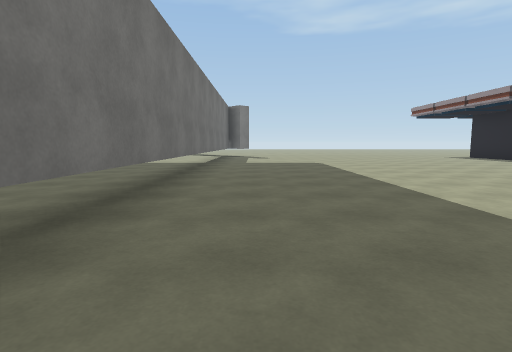
view 1 (above)

13 first-person views from a walk through a scene from a Unity 3-D project. The camera is 1.2 m above the floor, tilts 6° down and sees 80° across. The floor is counted in squares, 2 m on a side. Each view is taken from the middle of a square. On the plan, view 1 faces up. The plan holds only what a view shows up to about 9 squares ahead; the rest is blank. The place goes on beyond the plan. The player is left out. Some animated figures are left out. Door leaves are left out, so doorways stand open. Some surface patterns are stand-ins.

view 2
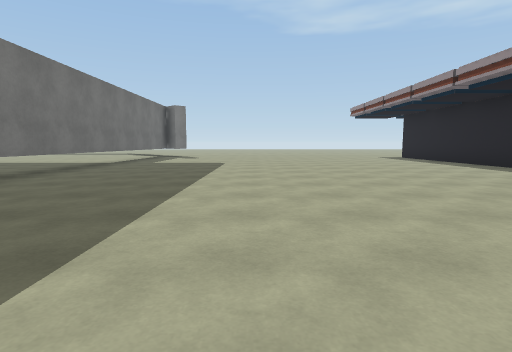

view 3
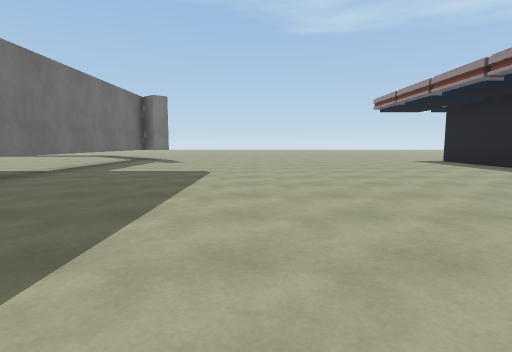

view 4
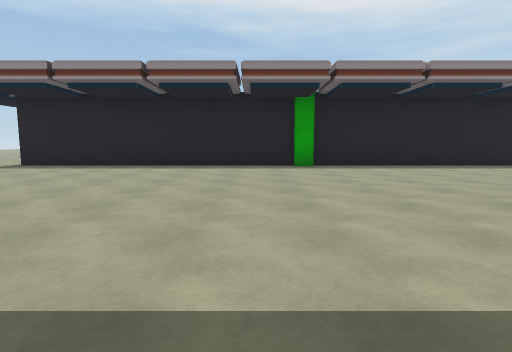

view 5
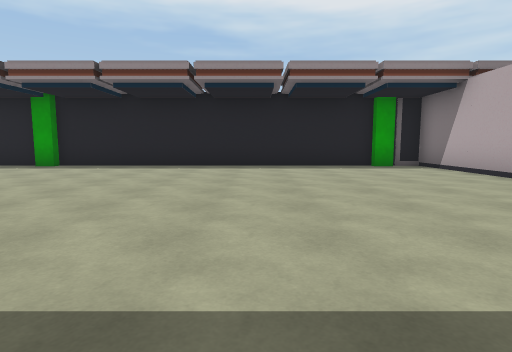

view 6
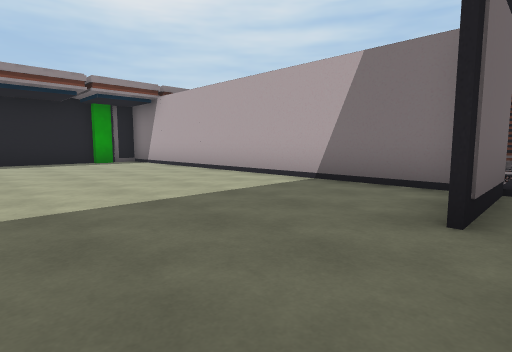

view 7
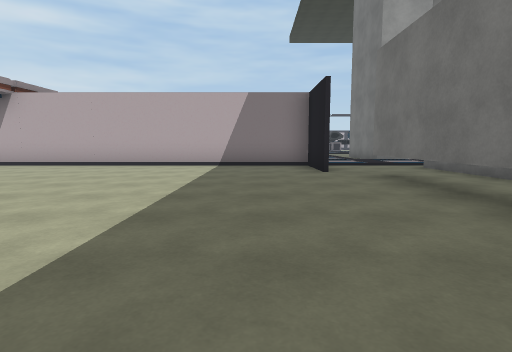

view 8
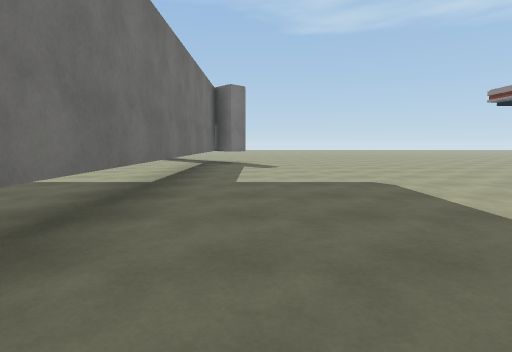

view 9
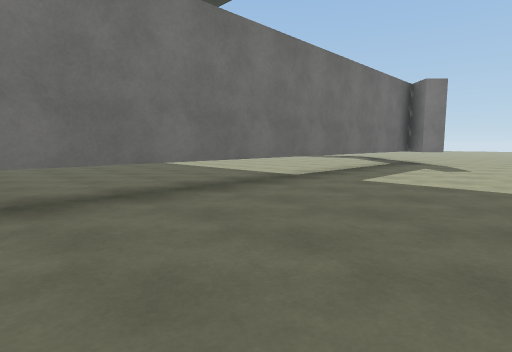

view 10
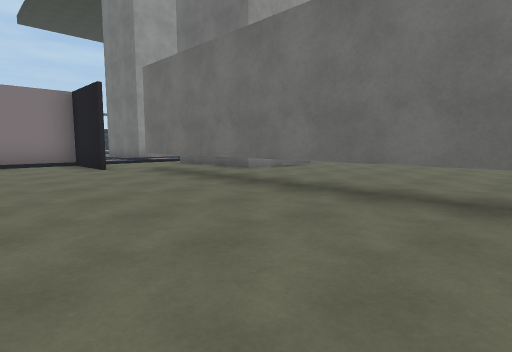

view 11
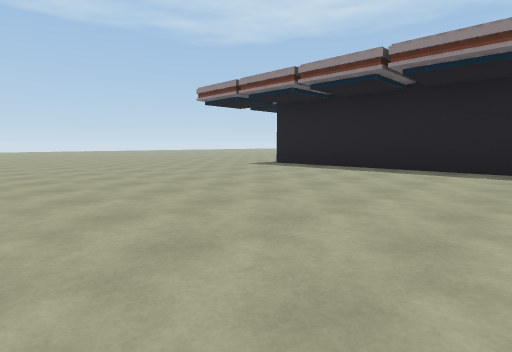

view 12
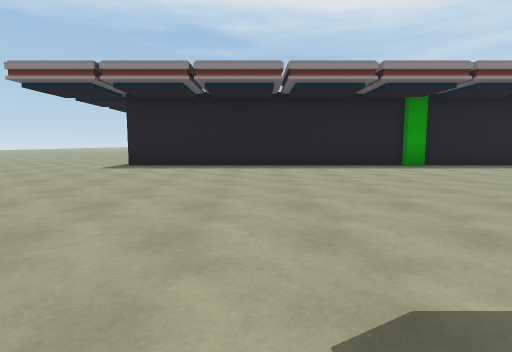

view 13
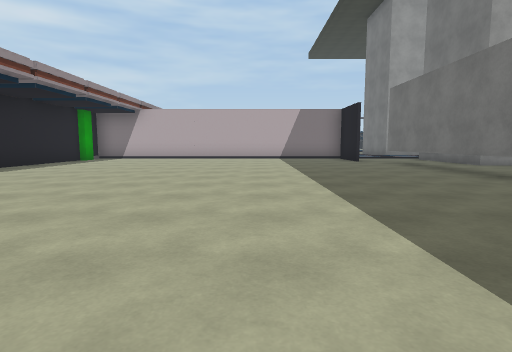

### Floor plan
Key: @ floor where view 1 was taken; # wall or solid block; . floor; T thing the floor can be seen under or through; C container; O other object.
Columns run from 7 left of view 1 to 11 right of it. Each row starts with its distance up from view 1.
 13     .#...........C
 12    ..T...........C
 11    ..T...........#
 10   ...T...........#
  9  ....T...........#
  8 .....T...........#
  7 .....T...........#
  6 .....T...........#
  5    ..T...........#
  4 .....T...........#
  3 .....T...........#
  2 .....T...........#
  1  ....T...........#
  0   ...T.@.........#
 -1   ##.T...........#
 -2     .T...........#
 -3     ...#.........#
 -4     ...#.........OO
 -5     ...#########CO
 -6        .
 -7        .
 -8        .
 -9        #

Where each view was taken, in squares from view 1:
view 1: 0 up, 0 right, facing up
view 2: 0 up, 3 right, facing up
view 3: 3 up, 3 right, facing up
view 4: 7 up, 1 right, facing right
view 5: 0 up, 1 right, facing right
view 6: 0 up, 1 left, facing down-right
view 7: 4 up, 1 right, facing down
view 8: 5 up, 0 right, facing up
view 9: 5 up, 2 right, facing up-left
view 10: 5 up, 2 right, facing down-left
view 11: 7 up, 2 right, facing up-right
view 12: 10 up, 1 right, facing right
view 13: 8 up, 3 right, facing down
